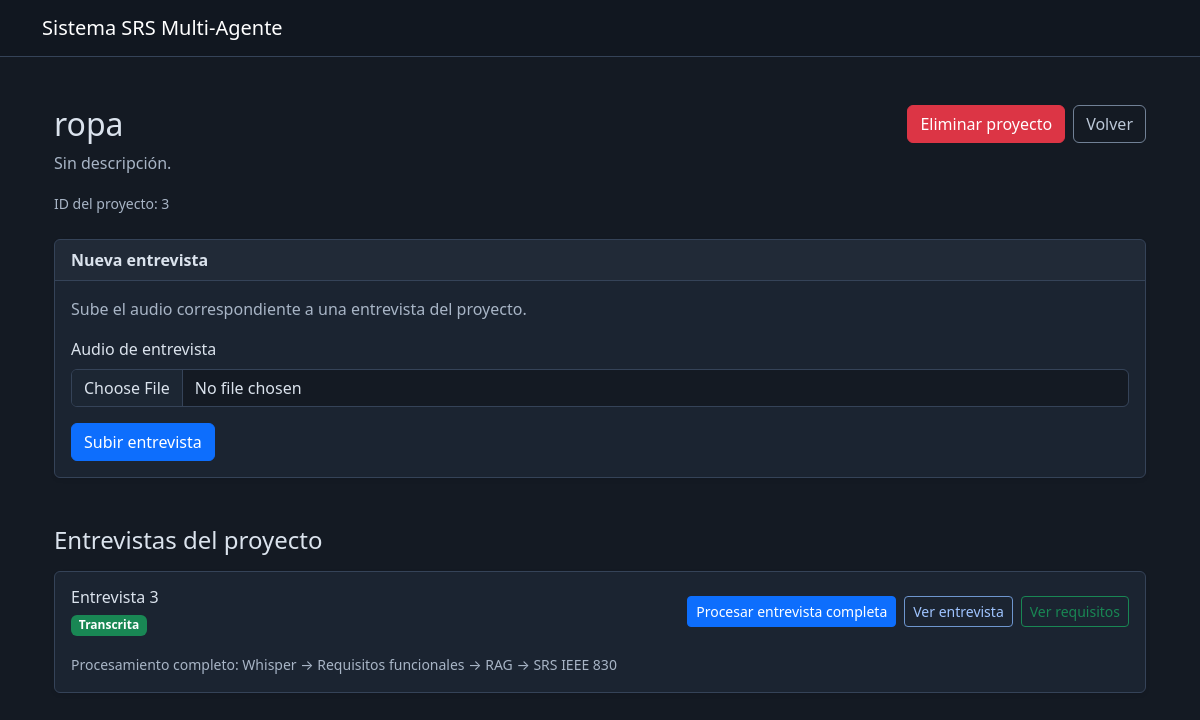
/projects/3, run on the app's committed database.
### app/models.py (models this page shows)
class Project(db.Model):
    id = db.Column(
        db.Integer,
        primary_key=True
    )
    name = db.Column(
        db.String(150),
        nullable=False
    )
    description = db.Column(
        db.Text,
        nullable=True
    )
    created_at = db.Column(
        db.DateTime,
        default=datetime.utcnow
    )

class Interview(db.Model):
    id = db.Column(
        db.Integer,
        primary_key=True
    )
    project_id = db.Column(
        db.Integer,
        db.ForeignKey("project.id"),
        nullable=False
    )
    audio_path = db.Column(
        db.String(300),
        nullable=True
    )
    transcription = db.Column(
        db.Text,
        nullable=True
    )
    created_at = db.Column(
        db.DateTime,
        default=datetime.utcnow
    )

### app/routes.py (the view)
@main.route(
    "/projects/<int:project_id>"
)
def project_detail(project_id):
    project = Project.query.get_or_404(
        project_id
    )
    interviews = (
        Interview.query
        .filter_by(
            project_id=project.id
        )
        .order_by(
            Interview.created_at.desc()
        )
        .all()
    )
    latest_srs = (
        SRSDocument.query
        .filter_by(
            project_id=project.id
        )
        .order_by(
            SRSDocument.created_at.desc()
        )
        .first()
    )
    return render_template(
        "project.html",
        project=project,
        interviews=interviews,
        project_context=get_project_context(project.id),
        latest_srs=latest_srs
    )

### app/routes.py (called while the page is built)
def get_project_context(project_id):
    record = db.session.get(ProjectContext, project_id)
    return load_enriched_context(record.content) if record else None

### app/templates/project.html (shortened to what this page needs)
{% extends "base.html" %}
{% block content %}
<div class="container py-4">
    <div
        class="d-flex
               justify-content-between
               align-items-start
               flex-wrap
               gap-3
               mb-4"
    >
        <div>
            <h2>
                {{ project.name }}
            </h2>
            <p class="text-muted">
                {{ project.description
                   or
                   "Sin descripción." }}
            </p>
            <small class="text-muted">
                ID del proyecto:
                {{ project.id }}
            </small>
        </div>
        <div class="d-flex flex-wrap gap-2">
            <form
                action="{{ url_for(
                    'main.delete_project',
                    project_id=project.id
                ) }}"
                method="POST"
                onsubmit="
                    return confirm(
                        '¿Seguro que deseas eliminar este proyecto? Se eliminarán también sus entrevistas, requisitos y documentos SRS.'
                    );
                "
            >
                <button
                    type="submit"
                    class="btn btn-danger"
                >
                    Eliminar proyecto
                </button>
            </form>
            <a
                href="{{ url_for(
                    'main.index'
                ) }}"
                class="btn btn-outline-secondary"
            >
                Volver
            </a>
        </div>
    </div>
    <div class="card mb-5 shadow-sm">
        <div class="card-header">
            <strong>
                Nueva entrevista
            </strong>
        </div>
        <div class="card-body">
            <p class="text-muted">
                Sube el audio correspondiente
                a una entrevista del proyecto.
            </p>
            <form
                method="POST"
                action="{{ url_for(
                    'main.upload_interview',
                    project_id=project.id
                ) }}"
                enctype="multipart/form-data"
            >
                <div class="mb-3">
                    <label
                        for="audio"
                        class="form-label"
                    >
                        Audio de entrevista
                    </label>
                    <input
                        id="audio"
                        type="file"
                        name="audio"
                        class="form-control"
                        accept=".mp3,.wav,.m4a,.ogg,.webm,.mp4"
                        required
                    >
                </div>
                <button
                    type="submit"
                    class="btn btn-primary"
                >
                    Subir entrevista
                </button>
            </form>
        </div>
    </div>
    <h4 class="mb-3">
        Entrevistas del proyecto
    </h4>
    {% if interviews %}
        {% for interview in interviews %}
            <div class="card mb-3 shadow-sm">
                <div class="card-body">
                    <div
                        class="d-flex
                               justify-content-between
                               align-items-center
                               flex-wrap
                               gap-3"
                    >
                        <div>
                            <h6 class="mb-1">
                                Entrevista
                                {{ interview.id }}
                            </h6>
                            {% if interview.transcription %}
                                <span class="badge bg-success">
                                    Transcrita
                                </span>
                            {% else %}
                                <span class="badge bg-secondary">
                                    Pendiente de transcripción
                                </span>
                            {% endif %}
                        </div>
                        <div class="d-flex flex-wrap gap-2">
                            <form
                                method="POST"
                                action="{{ url_for(
                                    'main.process_interview_all',
                                    interview_id=interview.id
                                ) }}"
                                onsubmit="
                                    return confirm(
                                        'Se ejecutarán automáticamente los cuatro agentes. Este proceso puede tardar varios minutos. ¿Deseas continuar?'
                                    );
                                "
                            >
                                <button
                                    type="submit"
                                    class="btn btn-primary btn-sm"
                                >
                                    Procesar entrevista completa
                                </button>
                            </form>
                            <a
                                href="{{ url_for(
                                    'main.interview_detail',
                                    interview_id=interview.id
                                ) }}"
                                class="btn btn-outline-primary btn-sm"
                            >
                                Ver entrevista
                            </a>
                            {% if interview.transcription %}
                                <a
                                    href="{{ url_for(
                                        'main.view_requirements',
                                        interview_id=interview.id
                                    ) }}"
                                    class="btn btn-outline-success btn-sm"
                                >
                                    Ver requisitos
                                </a>
                            {% endif %}
                        </div>
                    </div>
                    <div class="mt-3">
                        <small class="text-muted">
                            Procesamiento completo:
                            Whisper
                            →
                            Requisitos funcionales
                            →
                            RAG
                            →
                            SRS IEEE 830
                        </small>
                    </div>
                </div>
            </div>
        {% endfor %}
    {% else %}
        <div class="alert alert-info">
            Este proyecto todavía no tiene
            entrevistas registradas.
        </div>
    {% endif %}
</div>
{% endblock %}

### app/static/css/style.css (style rules this page uses)
:root[data-bs-theme="dark"] { color-scheme: dark; --bs-body-bg: #141a23; --bs-body-color: #dbe3ed; --bs-emphasis-color: #ecf1f7; --bs-secondary-color: #a8b5c6; --bs-secondary-bg: #202b3a; --bs-tertiary-bg: #1c2633; --bs-border-color: #354358; --bs-link-color: #9fc4ff; --bs-link-color-rgb: 159, 196, 255; --bs-link-hover-color: #c5dcff; --bs-link-hover-color-rgb: 197, 220, 255; }
body { background-color: var(--bs-body-bg); color: var(--bs-body-color); }
.card { --bs-card-bg: #1b2431; --bs-card-border-color: #354358; }
.form-control::placeholder { color: #a8b5c6; opacity: 1; }
.btn-outline-primary { --bs-btn-color: #9fc4ff; --bs-btn-border-color: #6e96cf; }
.btn-outline-secondary { --bs-btn-color: #bcc8d8; --bs-btn-border-color: #718196; }
.card { height: 100%; }

### data on the page
Project: name "ropa", description "Sin descripción.", id "3"
Interview: id "3", shows "Transcrita"
